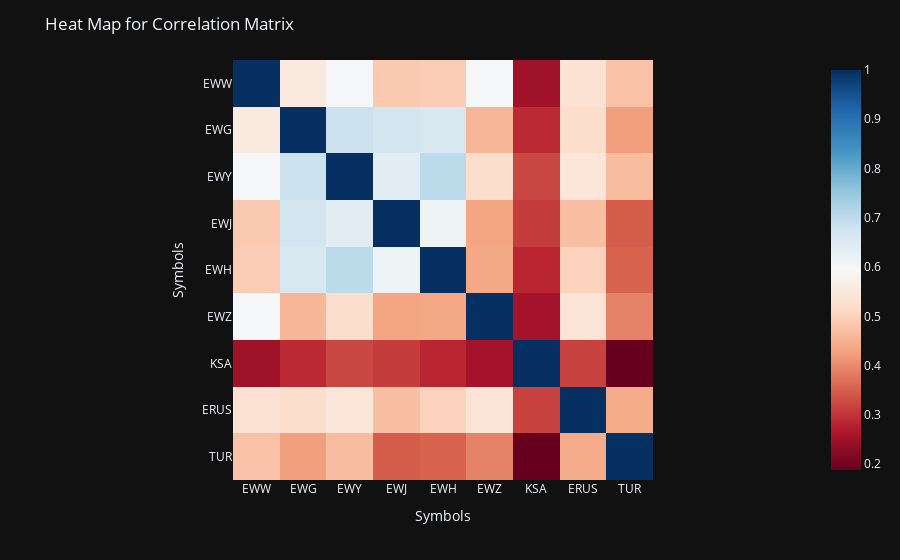

Notebook code cell kept with this figure:
### Code cell
c = rend.corr()
fig = px.imshow(c, color_continuous_scale='RdBu',template='plotly_dark')
fig.update_layout(title='Heat Map for Correlation Matrix')
fig.show()

### Figure 1 — Plotly figure (JSON) as saved in the notebook; plotly's stock layout.template omitted (floating-point values rounded to 4 significant figures)
{"data": [{"coloraxis": "coloraxis", "hovertemplate": "Symbols: %{x}<br>Symbols: %{y}<br>color: %{z}<extra></extra>", "name": "0", "type": "heatmap", "x": ["EWW", "EWG", "EWY", "EWJ", "EWH", "EWZ", "KSA", "ERUS", "TUR"], "xaxis": "x", "y": ["EWW", "EWG", "EWY", "EWJ", "EWH", "EWZ", "KSA", "ERUS", "TUR"], "yaxis": "y", "z": [[1, 0.5542, 0.5995, 0.4859, 0.4902, 0.5997, 0.2489, 0.5318, 0.4758], [0.5542, 1, 0.6829, 0.6721, 0.6623, 0.4577, 0.2894, 0.5228, 0.4251], [0.5995, 0.6829, 1, 0.6404, 0.7038, 0.5217, 0.322, 0.5437, 0.4661], [0.4859, 0.6721, 0.6404, 1, 0.616, 0.4331, 0.3097, 0.4704, 0.3472], [0.4902, 0.6623, 0.7038, 0.616, 1, 0.4363, 0.284, 0.4987, 0.3552], [0.5997, 0.4577, 0.5217, 0.4331, 0.4363, 1, 0.2538, 0.5362, 0.3922], [0.2489, 0.2894, 0.322, 0.3097, 0.284, 0.2538, 1, 0.3165, 0.1881], [0.5318, 0.5228, 0.5437, 0.4704, 0.4987, 0.5362, 0.3165, 1, 0.4422], [0.4758, 0.4251, 0.4661, 0.3472, 0.3552, 0.3922, 0.1881, 0.4422, 1]]}], "layout": {"coloraxis": {"colorscale": [[0, "rgb(103,0,31)"], [0.1, "rgb(178,24,43)"], [0.2, "rgb(214,96,77)"], [0.3, "rgb(244,165,130)"], [0.4, "rgb(253,219,199)"], [0.5, "rgb(247,247,247)"], [0.6, "rgb(209,229,240)"], [0.7, "rgb(146,197,222)"], [0.8, "rgb(67,147,195)"], [0.9, "rgb(33,102,172)"], [1, "rgb(5,48,97)"]]}, "margin": {"t": 60}, "title": {"text": "Heat Map for Correlation Matrix"}, "xaxis": {"anchor": "y", "constrain": "domain", "domain": [0, 1], "scaleanchor": "y", "title": {"text": "Symbols"}}, "yaxis": {"anchor": "x", "autorange": "reversed", "constrain": "domain", "domain": [0, 1], "title": {"text": "Symbols"}}}}
